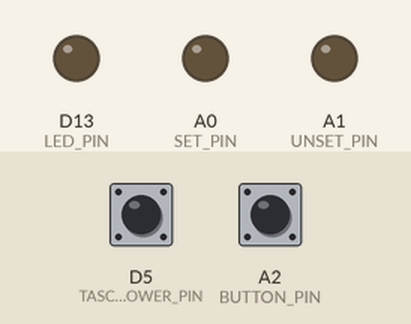
Recording of a sketch running on a simulated Arduino MKR. On the bench: output pins drawn as LEDs (lit = HIGH). The inputs (shaded band) are chosen by the test bench; at power-on: A2 (BUTTON_PIN) HIGH, D5 (TASCAM_POWER_PIN) HIGH.

Above: at 2.2 s.
2.3 s: A2 (BUTTON_PIN) pulled LOW for 3 s
At 2.8 s:
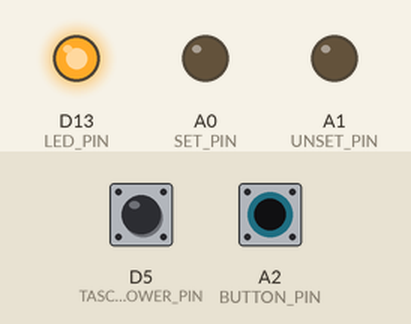
Timing chart, 0 to 23.8 s (numbered marks = the images above; inputs shaded):
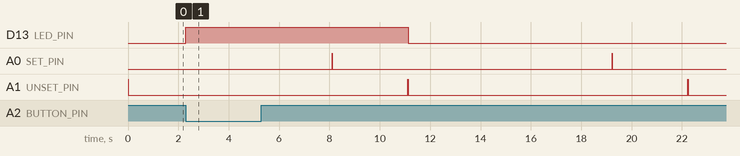

The sketch:

feather_software.ino
```cpp
/*  Software for feather to turn Tascam DR40-X on and off with switch
 *  Uploaded 2023-07-18 12:10
 */

// include libraries for sleep mode
#include <RTCZero.h>
#include <ArduinoLowPower.h>

// define pins
#define LED_PIN 13
#define SET_PIN 15
#define UNSET_PIN 16
#define BUTTON_PIN 17
#define TASCAM_POWER_PIN 5

// define bytes corresponding to fake button presses
#define STOP 8
#define PLAY 9
#define RECORD 11
#define ENTER 24

#define START_MASK  0x80
#define REPEAT_MASK 0xC0
#define END_MASK    0x00

bool tascamOn;
bool buttonOn;

void setup() {
  // set relay pins to output
  pinMode(SET_PIN, OUTPUT);
  pinMode(UNSET_PIN, OUTPUT);

  // put relay in unset mode
  digitalWrite(UNSET_PIN, HIGH);
  delay(10);
  digitalWrite(UNSET_PIN, LOW);

  // turn off LED to save power
  pinMode(LED_PIN, OUTPUT);
  digitalWrite(LED_PIN, LOW);

  // set button pin to input pullup
  pinMode(BUTTON_PIN, INPUT_PULLUP);

  // set tascam power pin to input
  pinMode(TASCAM_POWER_PIN, INPUT);

  // set up wakeup interupt when switch is set to on
  LowPower.attachInterruptWakeup(BUTTON_PIN, wakeUp, FALLING);

  // enter sleep mode
  LowPower.deepSleep();
}

void loop() {
  // input pullup defaults to high and is pulled low by button press
  // read button status; "on" if pulled low
  buttonOn = !digitalRead(BUTTON_PIN);

  // read tascam power status from 3.3V jack output to remote
  tascamOn = digitalRead(TASCAM_POWER_PIN);

  if (tascamOn == false && buttonOn == false) {
    LowPower.deepSleep();
  } else if (tascamOn == false && buttonOn == true) {
    startRecording();
    delay(5000);
  } else if (tascamOn == true && buttonOn == false) {
    stopRecording();
    digitalWrite(LED_PIN, LOW);
    LowPower.deepSleep();
  } else if (tascamOn == true && buttonOn == true) {
    delay(1000);
  }
}

void startRecording() {
  // turn on tascam
  toggleTascamPower();

  // begin serial communication
  Serial1.begin(9600, SERIAL_8E1);
  delay(5000);  // serial comms take a few seconds to start working

  // press enter to accept USB power source
  Serial1.write(ENTER | START_MASK);
  delay(100);
  Serial1.write(ENTER | END_MASK);
  delay(5000);

  // press enter to accept phantom power on
  Serial1.write(ENTER | START_MASK);
  delay(100);
  Serial1.write(ENTER | END_MASK);
  delay(5000);

  // press record twice (once to enter record mode, then to start)
  Serial1.write(RECORD | START_MASK);
  delay(100);
  Serial1.write(RECORD | END_MASK);
  delay(5000);
  Serial1.write(RECORD | START_MASK);
  delay(100);
  Serial1.write(RECORD | END_MASK);
}

void stopRecording() {
  // press the stop button
  Serial1.write(STOP | START_MASK);
  delay(100);
  Serial1.write(STOP | END_MASK);

  // pause for dramatic effect
  delay(5000);

  // disable serial comms (so power doesn't leak through tascam)
  Serial1.end();
  delay(2000);

  // turn off tascam
  toggleTascamPower();
}

void toggleTascamPower() {
  digitalWrite(SET_PIN, HIGH);
  delay(10);
  digitalWrite(SET_PIN, LOW);
  delay(3000);
  digitalWrite(UNSET_PIN, HIGH);
  delay(10);
  digitalWrite(UNSET_PIN, LOW);
}

void wakeUp() {
  // rise and shine
  digitalWrite(LED_PIN, HIGH);
}
```

Measured:
- after the input at 2.3 s, D13 (LED_PIN): LOW → HIGH at once, → LOW 8.8 s later
- by itself, A0 (SET_PIN), A1 (UNSET_PIN): alternates HIGH for 0.01 s and LOW for 11.1 s
